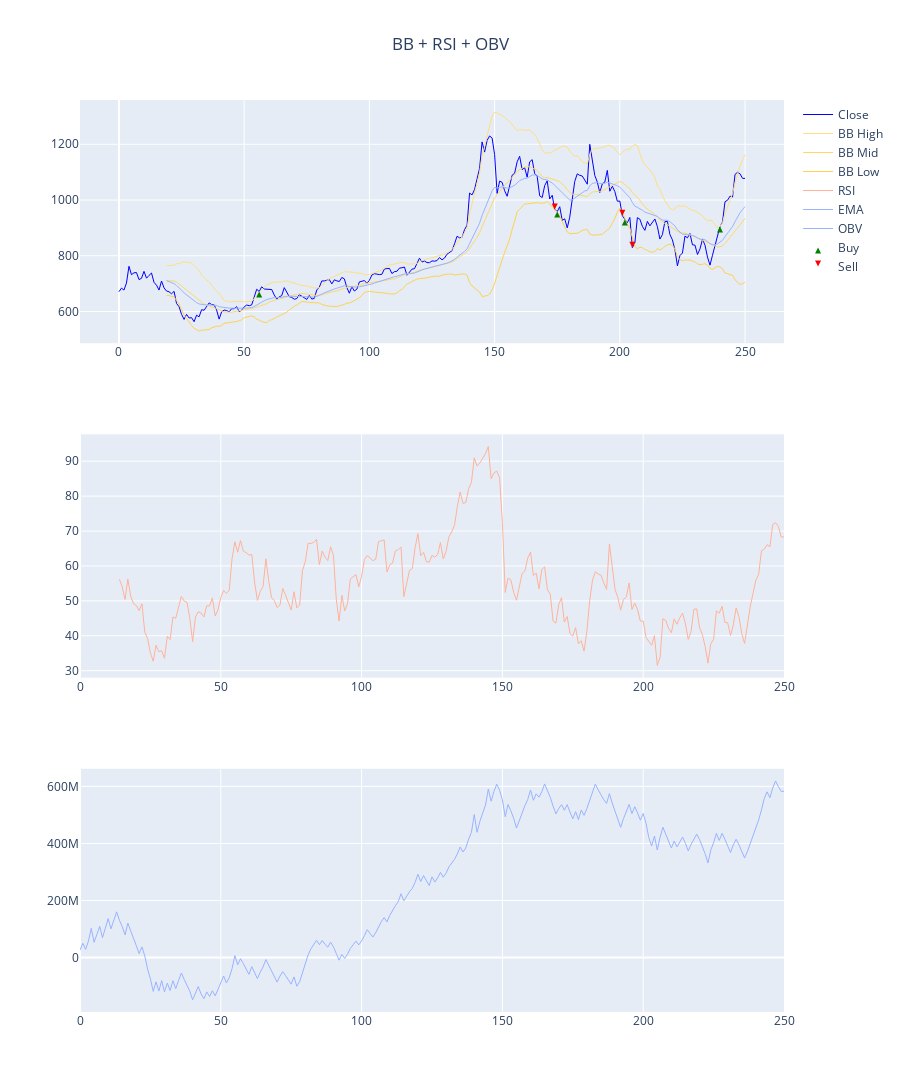

The cell this chart's notebook holds for it:
### Code cell
def plot_graph(df, entry_prices, exit_prices, bb_high, bb_mid, bb_low, rsi, ema, obv):
    fig = make_subplots(rows=3, cols=1)

    #  Plot close price
    fig.add_trace(go.Line(x = df.index, y = df['adjclose'], line=dict(color="blue", width=1), name="Close"), row = 1, col = 1)
    
    #  Plot bollinger bands
    fig.add_trace(go.Line(x = df.index, y = bb_high, line=dict(color="#ffdf80", width=1), name="BB High"), row = 1, col = 1)
    fig.add_trace(go.Line(x = df.index, y = bb_mid, line=dict(color="#ffd866", width=1), name="BB Mid"), row = 1, col = 1)
    fig.add_trace(go.Line(x = df.index, y = bb_low, line=dict(color="#ffd24d", width=1), name="BB Low"), row = 1, col = 1)
    
    # Plot RSI
    fig.add_trace(go.Line(x = df.index, y = rsi, line=dict(color="#ffb299", width=1), name="RSI"), row = 2, col = 1)
    
    # Plot EMA
    fig.add_trace(go.Line(x = df.index, y = ema, line=dict(color="#99b3ff", width=1), name="EMA"), row = 1, col = 1)
    
    # Plot OBV
    fig.add_trace(go.Line(x = df.index, y = obv, line=dict(color="#99b3ff", width=1), name="OBV"), row = 3, col = 1)
    
    #  Add buy and sell indicators
    fig.add_trace(go.Scatter(x=df.index, y=entry_prices, marker_symbol="arrow-up", marker=dict(
        color='green',
    ),mode='markers',name='Buy'))
    fig.add_trace(go.Scatter(x=df.index, y=exit_prices, marker_symbol="arrow-down", marker=dict(
        color='red'
    ),mode='markers',name='Sell'))
    
    fig.update_layout(
        title={'text':'BB + RSI + OBV', 'x':0.5},
        autosize=False,
        width=900,height=1200)
    fig.update_yaxes(range=[0,1000000000],secondary_y=True)
    fig.update_yaxes(visible=False, secondary_y=True)  #hide range slider
    
    fig.show()
    
    
plot_graph(df, entry_prices, exit_prices, df['BB_high'], df['BB_mid'], df['BB_low'], df['RSI'], df['EMA_20'], df['OBV'])

### Figure 1 — Plotly figure (JSON) as saved in the notebook; plotly's stock layout.template omitted (floating-point values rounded to 4 significant figures; data arrays with more than 128 entries replaced by an {"elided": "..."} marker saying what was removed)
{"data": [{"line": {"color": "blue", "width": 1}, "name": "Close", "type": "scatter", "x": {"elided": "251 int values"}, "xaxis": "x", "y": {"elided": "251 float values"}, "yaxis": "y"}, {"line": {"color": "#ffdf80", "width": 1}, "name": "BB High", "type": "scatter", "x": {"elided": "251 int values"}, "xaxis": "x", "y": {"elided": "251 float values"}, "yaxis": "y"}, {"line": {"color": "#ffd866", "width": 1}, "name": "BB Mid", "type": "scatter", "x": {"elided": "251 int values"}, "xaxis": "x", "y": {"elided": "251 float values"}, "yaxis": "y"}, {"line": {"color": "#ffd24d", "width": 1}, "name": "BB Low", "type": "scatter", "x": {"elided": "251 int values"}, "xaxis": "x", "y": {"elided": "251 float values"}, "yaxis": "y"}, {"line": {"color": "#ffb299", "width": 1}, "name": "RSI", "type": "scatter", "x": {"elided": "251 int values"}, "xaxis": "x2", "y": {"elided": "251 float values"}, "yaxis": "y2"}, {"line": {"color": "#99b3ff", "width": 1}, "name": "EMA", "type": "scatter", "x": {"elided": "251 int values"}, "xaxis": "x", "y": {"elided": "251 float values"}, "yaxis": "y"}, {"line": {"color": "#99b3ff", "width": 1}, "name": "OBV", "type": "scatter", "x": {"elided": "251 int values"}, "xaxis": "x3", "y": {"elided": "251 int values"}, "yaxis": "y3"}, {"marker": {"color": "green", "symbol": "arrow-up"}, "mode": "markers", "name": "Buy", "type": "scatter", "x": {"elided": "251 int values"}, "y": {"elided": "251 float values"}}, {"marker": {"color": "red", "symbol": "arrow-down"}, "mode": "markers", "name": "Sell", "type": "scatter", "x": {"elided": "251 int values"}, "y": {"elided": "251 float values"}}], "layout": {"autosize": false, "height": 1200, "title": {"text": "BB + RSI + OBV", "x": 0.5}, "width": 900, "xaxis": {"anchor": "y", "domain": [0, 1]}, "xaxis2": {"anchor": "y2", "domain": [0, 1]}, "xaxis3": {"anchor": "y3", "domain": [0, 1]}, "yaxis": {"anchor": "x", "domain": [0.7333, 1]}, "yaxis2": {"anchor": "x2", "domain": [0.3667, 0.6333]}, "yaxis3": {"anchor": "x3", "domain": [0, 0.2667]}}}
